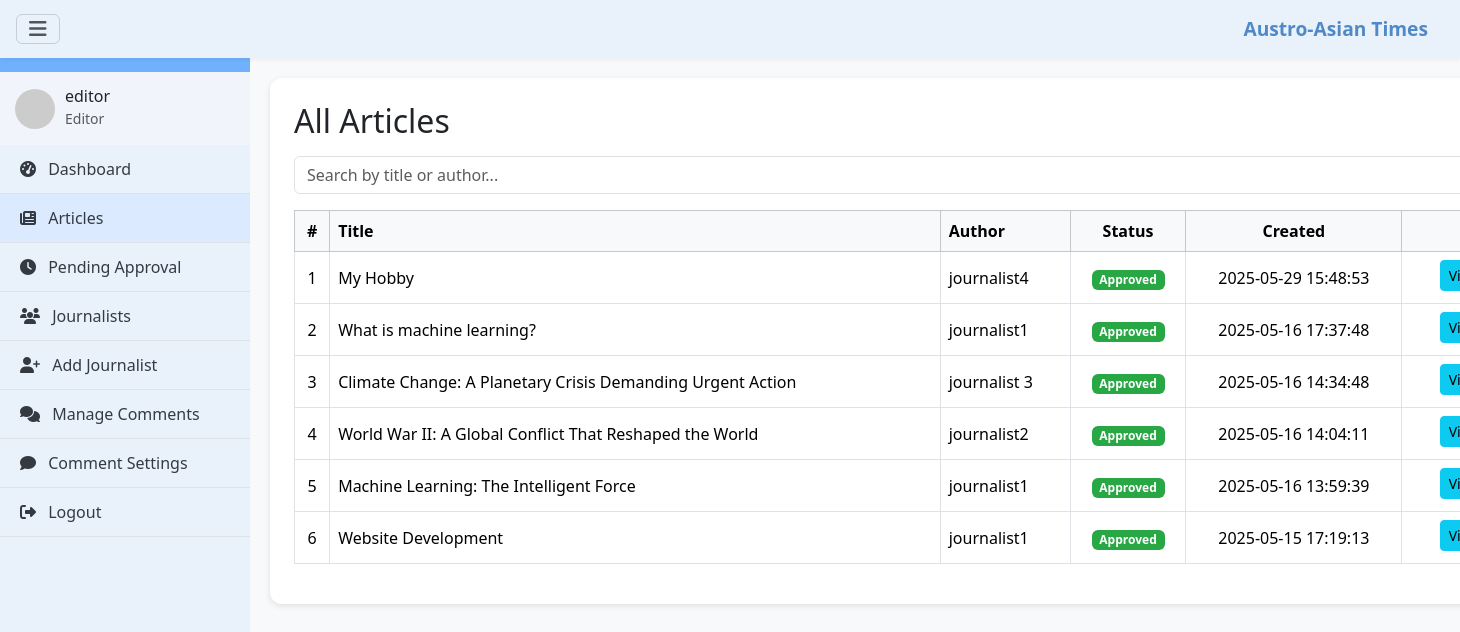
/articles.php (signed in), run on the app's committed database.
### tables this page shows
CREATE TABLE `articles` (
  `article_id` int(11) NOT NULL,
  `title` varchar(255) NOT NULL,
  `content` text NOT NULL,
  `image_url` varchar(255) DEFAULT NULL,
  `status` enum('draft','pending','approved','declined') DEFAULT 'draft',
  `created_at` timestamp NOT NULL DEFAULT current_timestamp(),
  `updated_at` timestamp NOT NULL DEFAULT current_timestamp() ON UPDATE current_timestamp(),
  `author_id` int(11) DEFAULT NULL
);

CREATE TABLE `users` (
  `user_id` int(11) NOT NULL,
  `username` varchar(50) NOT NULL,
  `email` varchar(100) NOT NULL,
  `password_hash` varchar(255) NOT NULL,
  `role` enum('journalist','editor') NOT NULL,
  `created_at` timestamp NOT NULL DEFAULT current_timestamp(),
  `Is_active` int(11) NOT NULL
);

### articles.php (the view, shortened to what this page needs)
<?php
require 'db.php';
?>
<!DOCTYPE html>
<html lang="en">
<head>
    <link href="https://cdn.jsdelivr.net/npm/bootstrap@5.3.3/dist/css/bootstrap.min.css" rel="stylesheet">
    <link href="https://cdnjs.cloudflare.com/ajax/libs/font-awesome/6.4.0/css/all.min.css" rel="stylesheet">
</head>
<body>
    <nav class="navbar">
        <button class="navbar-toggler" id="toggleSidebar"><i class="fas fa-bars"></i></button>
        <div class="navbar-brand">Austro-Asian Times</div>
    </nav>
    <div class="sidebar" id="sidebar">
        <div class="sidebar-header">
            <h5>Editor Dashboard</h5>
        </div>
        <div class="user-profile">
            <img src="https://ui-avatars.com/api/?name=<?= urlencode($_SESSION['username']) ?>&background=random" alt="User">
            <div>
                <h6 class="mb-0"><?= htmlspecialchars($_SESSION['username']) ?></h6>
                <small class="text-muted">Editor</small>
            </div>
        </div>
        <ul class="sidebar-menu">
            <li><a href="editor_dashboard.php"><i class="fas fa-tachometer-alt me-2"></i> Dashboard</a></li>
            <li class="active"><a href="articles.php"><i class="fas fa-newspaper me-2"></i> Articles</a></li>
            <li><a href="pending_articles.php"><i class="fas fa-clock me-2"></i> Pending Approval</a></li>
            <li><a href="journalists.php"><i class="fas fa-users me-2"></i> Journalists</a></li>
            <li><a href="add_journalist.php"><i class="fas fa-user-plus me-2"></i> Add Journalist</a></li>
            <li><a href="manage_comment.php"><i class="fas fa-comments me-2"></i> Manage Comments</a></li>
            <li><a href="comment_settings.php"><i class="fas fa-comment me-2"></i> Comment Settings</a></li>
            <li><a href="logout.php"><i class="fas fa-sign-out-alt me-2"></i> Logout</a></li>
        </ul>
    </div>
    <div class="main-content container-fluid">
        <div class="card p-4 mb-4">
            <h2 class="mb-3">All Articles</h2>
            <input type="text" id="articleSearch" class="form-control mb-3" placeholder="Search by title or author...">
            <div class="table-responsive">
                <table class="table table-hover table-bordered align-middle text-center">
                    <thead class="table-light">
                        <tr>
                            <th>#</th>
                            <th class="text-start">Title</th>
                            <th class="text-start">Author</th>
                            <th>Status</th>
                            <th>Created</th>
                            <th>Actions</th>
                        </tr>
                    </thead>
                    <tbody>
                        <?php
                        $stmt = $conn->prepare("
                            SELECT a.article_id, a.title, a.status, a.created_at, u.username
                            FROM articles a
                            LEFT JOIN users u ON a.author_id = u.user_id
                            ORDER BY a.created_at DESC
                        ");
                        $stmt->execute();
                        $result = $stmt->get_result();
                        $serial = 1;
                        while ($row = $result->fetch_assoc()):
                            $badgeClass = match ($row['status']) {
                                'pending' => 'badge-pending',
                                'approved' => 'badge-approved',
                                'declined' => 'badge-declined',
                                default => 'bg-secondary'
                            };
                        ?>
                            <tr>
                                <td><?= $serial++ ?></td>
                                <td class="text-start"><?= htmlspecialchars($row['title']) ?></td>
                                <td class="text-start"><?= htmlspecialchars($row['username'] ?? 'Unknown') ?></td>
                                <td>
                                    <span class="badge <?= $badgeClass ?> status-badge" data-id="<?= $row['article_id'] ?>">
                                        <?= ucfirst($row['status']) ?>
                                    </span>
                                </td>
                                <td><?= $row['created_at'] ?></td>
                                <td>
                                    <a href="view_article.php?id=<?= $row['article_id'] ?>" class="btn btn-sm btn-info mb-1">View</a>
                                </td>
                            </tr>
                        <?php endwhile; ?>
                    </tbody>
                </table>
            </div>
        </div>
    </div>
</body>
</html>

### articles.php (style rules this page uses)
:root { --primary: #6fb1fc; --secondary: #c0e0f7; --background: #f8f9fa; --card-bg: #ffffff; --text-dark: #343a40; --text-muted: #6c757d; --sidebar-bg: #e9f1fb; --brand-color: #5089c6; }
body { background-color: var(--background); font-family: 'Segoe UI', Tahoma, Geneva, Verdana, sans-serif; }
.navbar { background: var(--sidebar-bg); box-shadow: 0 2px 4px rgba(0, 0, 0, 0.05); padding: 0.6rem 1rem; display: flex; justify-content: space-between; align-items: center; position: sticky; top: 0; z-index: 1100; }
.navbar-brand { font-weight: bold; color: var(--brand-color); font-size: 1.2rem; }
.sidebar { position: fixed; top: 0; bottom: 0; left: -250px; width: 250px; background-color: var(--sidebar-bg); transition: left 0.3s ease; z-index: 1000; }
.sidebar-header { padding: 20px; background: var(--primary); color: white; text-align: center; }
.user-profile { display: flex; align-items: center; padding: 15px; background-color: #f1f5fb; }
.user-profile img { width: 40px; height: 40px; border-radius: 50%; margin-right: 10px; }
.sidebar-menu { list-style: none; padding: 0; margin: 0; }
.sidebar-menu li { padding: 12px 20px; border-bottom: 1px solid #dee2e6; }
.sidebar-menu li a { text-decoration: none; color: var(--text-dark); display: block; }
.sidebar-menu li.active, .sidebar-menu li:hover { background-color: #dbeafe; }
.main-content { margin-left: 0; padding: 20px; transition: margin-left 0.3s ease; }
@media (min-width: 768px) { .sidebar { left: 0; } }
@media (min-width: 768px) { .main-content { margin-left: 250px; } }
.badge-approved { background-color: #28a745; color: #fff; }
.table th, .table td { vertical-align: middle; }
.card { border: none; border-radius: 12px; box-shadow: 0 2px 6px rgba(0, 0, 0, 0.1); }

### data on the page
articles: title "My Hobby", author.username "journalist4", status "Approved", created_at "2025-05-29 15:48:53"
articles: title "What is machine learning?", author.username "journalist1", status "Approved", created_at "2025-05-16 17:37:48"
articles: title "Climate Change: A Planetary Crisis Demanding Urgent Action", author.username "journalist 3", status "Approved", created_at "2025-05-16 14:34:48"
articles: title "World War II: A Global Conflict That Reshaped the World", author.username "journalist2", status "Approved", created_at "2025-05-16 14:04:11"
articles: title "Machine Learning: The Intelligent Force", author.username "journalist1", status "Approved", created_at "2025-05-16 13:59:39"
articles: title "Website Development", author.username "journalist1", status "Approved", created_at "2025-05-15 17:19:13"

### other printed values
$_SESSION['username'] "editor"
